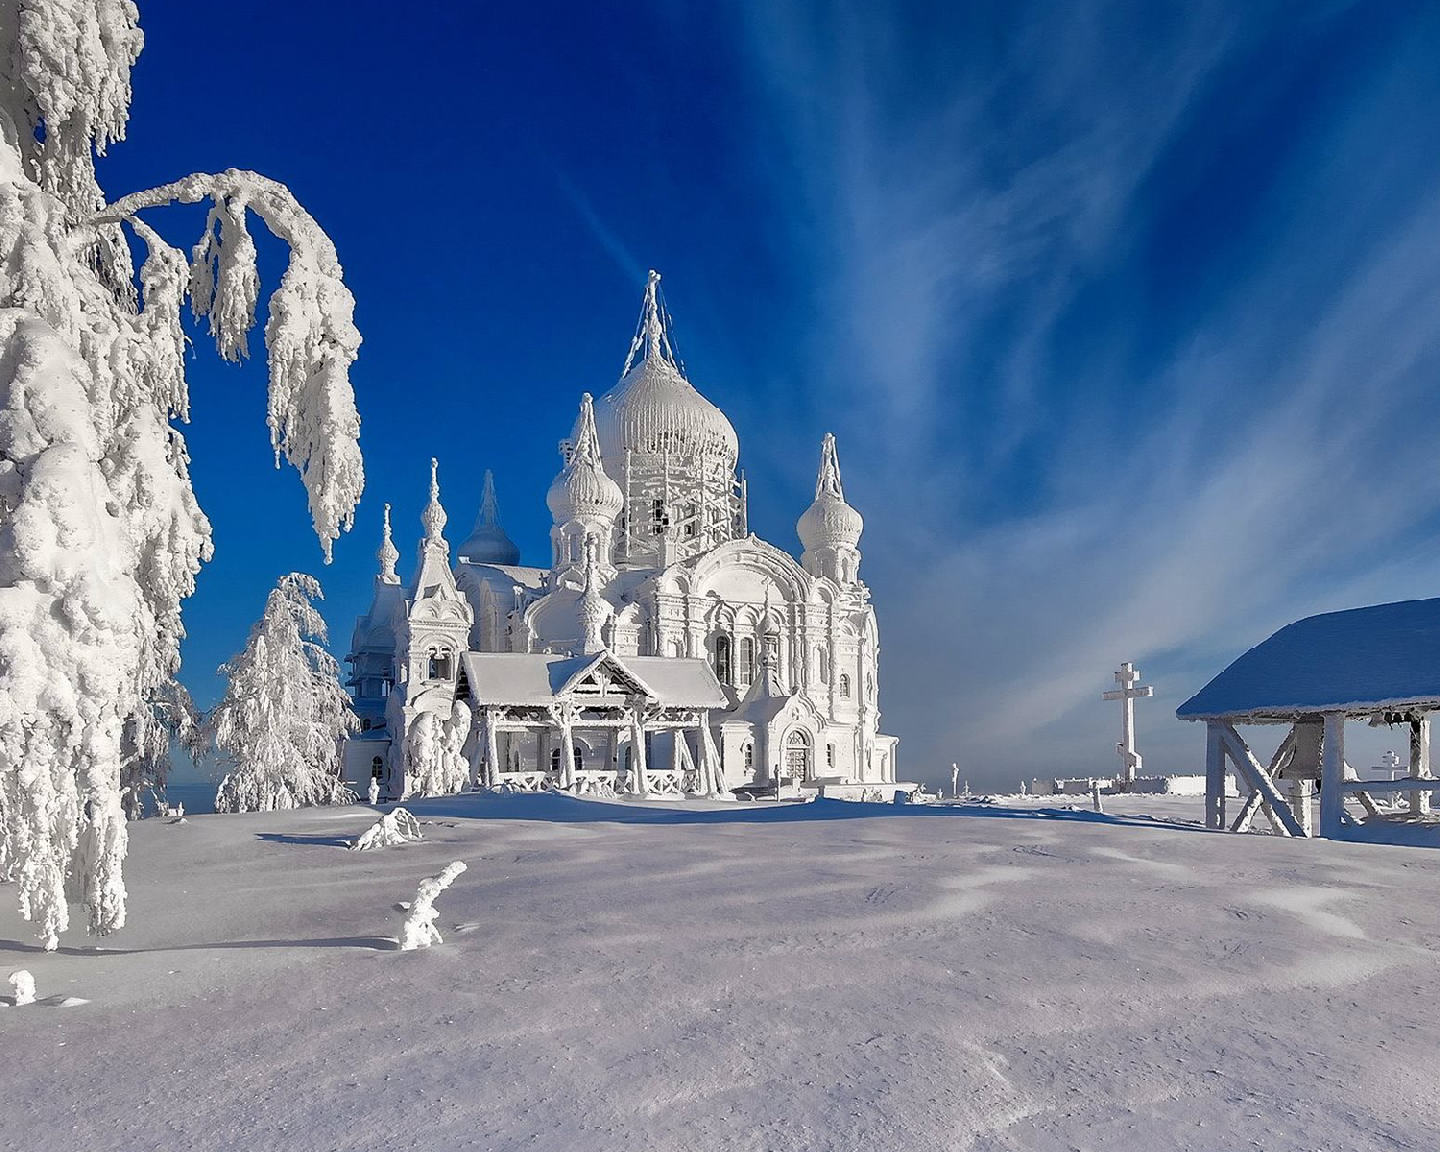

Below is a game level as drawn by its tile map, then a one-line description and the .tmx that defines it (tile-layer data replaced by summaries):
An orthogonal 60x48 tile map with 24x24 px tiles, 1 tile layer (Tile Layer 1) and 10 objects.

<map version="1.5" tiledversion="1.5.0" orientation="orthogonal" renderorder="right-down" width="60" height="48" tilewidth="24" tileheight="24" infinite="0" nextlayerid="7" nextobjectid="32">
 <tileset firstgid="1" source="Russia.tsx" />
 <layer id="1" name="Tile Layer 1" width="60" height="48">
  <data>[2880 cells, 2880 non-empty, 2880 distinct tile ids]</data>
 </layer>
 <objectgroup id="3" name="Ground">
  <object id="31" x="-228" y="966" width="1872" height="186" />
 </objectgroup>
 <objectgroup id="4" name="Spawn Points">
  <object id="21" x="1320" y="936">
   <properties>
    <property name="left" type="bool" value="true" />
    <property name="player" type="int" value="2" />
   </properties>
  </object>
  <object id="22" x="168" y="936">
   <properties>
    <property name="left" type="bool" value="false" />
    <property name="player" type="int" value="1" />
   </properties>
  </object>
  <object id="23" x="480" y="936">
   <properties>
    <property name="left" type="bool" value="false" />
    <property name="player" type="int" value="3" />
   </properties>
  </object>
  <object id="24" x="1008" y="942">
   <properties>
    <property name="left" type="bool" value="true" />
    <property name="player" type="int" value="4" />
   </properties>
  </object>
 </objectgroup>
 <objectgroup id="5" name="Respawn Point">
  <object id="25" x="732" y="798" />
 </objectgroup>
 <objectgroup id="6" name="Death Barrier">
  <object id="26" x="-120" y="1320" width="1656" height="120" />
  <object id="28" x="1536" y="-192" width="108" height="1632" />
  <object id="29" x="-228" y="-192" width="108" height="1632" />
  <object id="30" x="-120" y="-192" width="1656" height="120" />
 </objectgroup>
</map>
